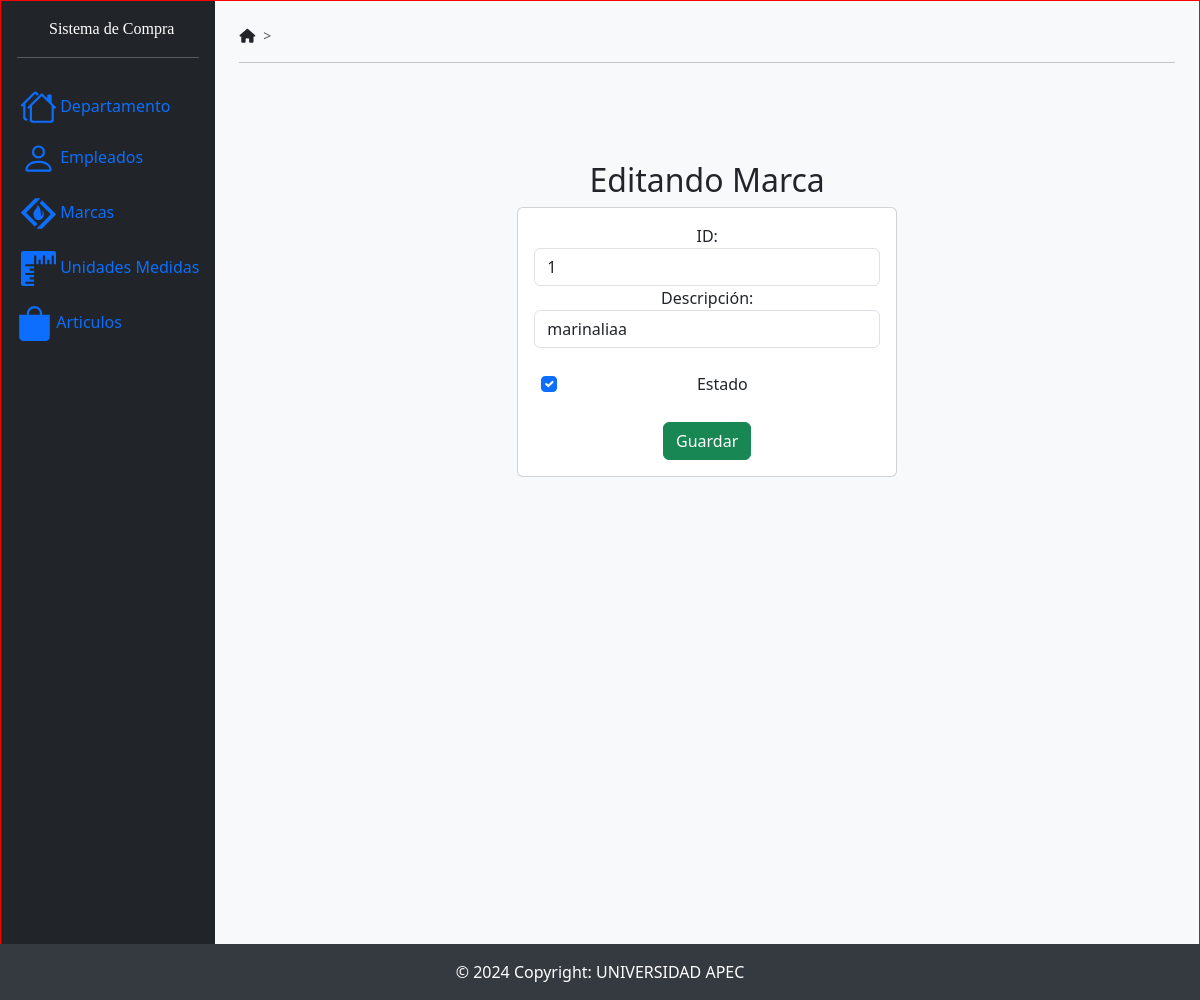
The page /edicionMarcas/1 on the database its author committed.
### SistemaCompraApp/models.py (models this page shows)
class Marcas(models.Model):
    idmarca = models.AutoField(db_column='IdMarca', primary_key=True, blank=False, null=False)  # Field name made lowercase.
    descripcion = models.TextField(db_column='Descripcion')  # Field name made lowercase.
    estado = models.TextField(db_column='Estado', blank=True, null=True)  # Field name made lowercase.
    class Meta:
        managed = False
        db_table = 'Marcas'

### SistemaCompraApp/views.py (the view)
# urls.py: path('edicionMarcas/<idmarca>', views.edicionMarcas, name='edicionMarcas'),
def edicionMarcas(request, idmarca):
    marca = Marcas.objects.get(idmarca=idmarca)
    return render(request, 'edicionMarcas.html', {'marca': marca})

### SistemaCompraApp/templates/edicionMarcas.html (shortened to what this page needs)
{% extends "./base.html" %}
{% block body %}
        <div class="col-md-5">
            <h2>Editando Marca</h2>
            <div class="card">
              <div class="card-body">
                  <form action="/editarMarcas/" method="POST" enctype="multipart/form-data">{% csrf_token %}
                      <div class="form-group">
                          <label for="">ID:</label>
                          <input type="text"
                                 name="txtIdmarca"
                                 value="{{marca.idmarca }}"
                                 class="form-control"
                                 placeholder="ID"
                                 readonly>
                      </div>
                      <div class="form-group">
                          <label for="">Descripción:</label>
                          <input type="text"
                                 name="txtdescripcionMarca"
                                 value="{{marca.descripcion}}"
                                 class="form-control"
                                 placeholder="Descripcion"
                                 minlength="1"
                                 maxlength="500"
                                 required>
                      </div>
                      <br>
                      <div class="form-group" style="margin-left: 0.4rem">
                          <div class="form-check">
                              <input class="form-check-input"
                                      type="checkbox"
                                      name="txtEstadoMarcas"
                                      id="txtEstadoMarcas"
                                      {% if marca.estado == "1" %}checked{% endif %}>
                              <label class="form-check-label" for="gridCheck">Estado</label>
                          </div>
                      </div>
                      <br>
                      <div class="form-group">
                          <button type="submit" class="btn btn-success btn-block text-white">Guardar</button>
                      </div>
                  </form>
              </div>
          </div>
    </div>
{% endblock body %}

### SistemaCompraApp/static/css/baseDesign.css (style rules this page uses)
body { height: 1000px; border: 1px solid red; position: relative; }

### rows shown on the page
Marcas: txtIdmarca "1", txtdescripcionMarca "marinaliaa", Estado "☑"
